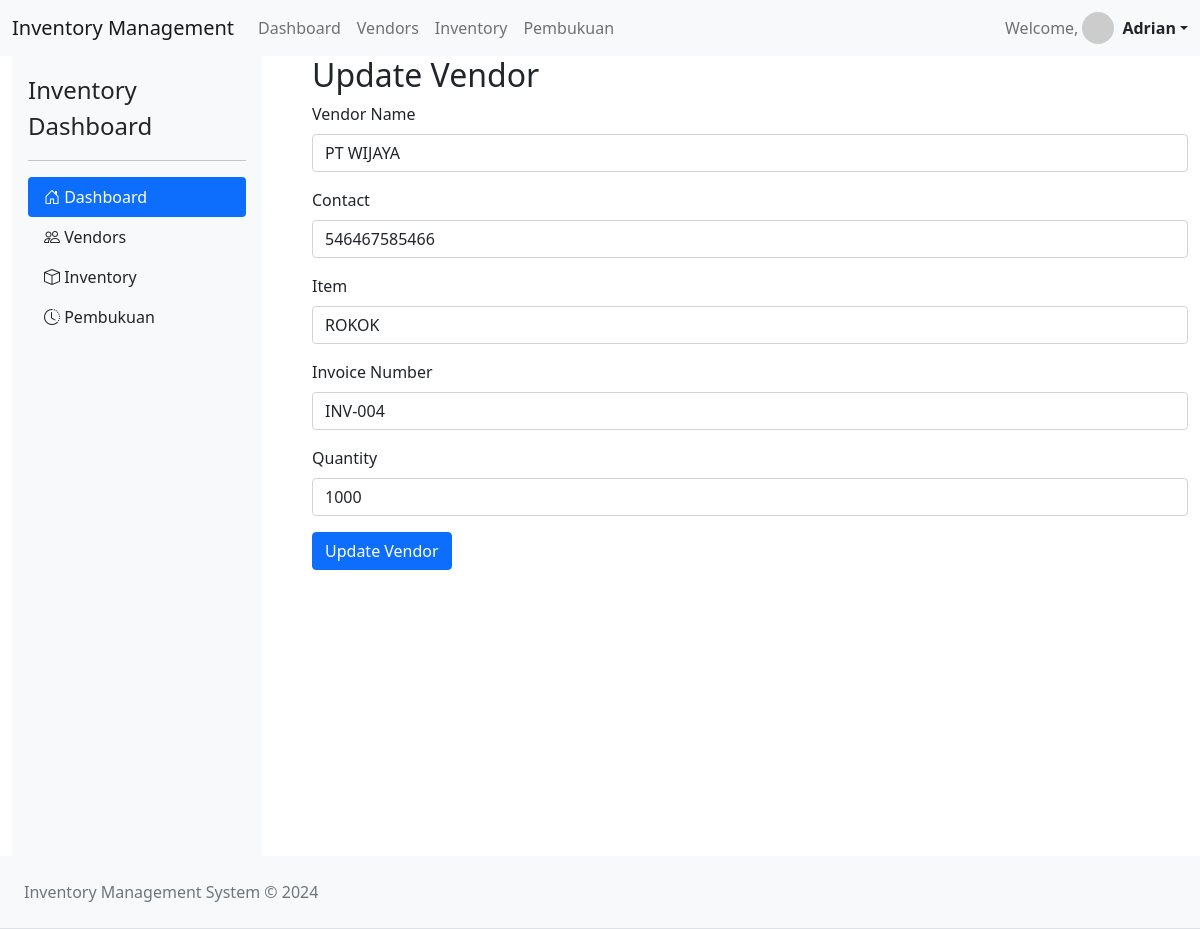
/pages/edit_vendors.php?edit=11 (signed in), run on the app's committed database.
### tables this page shows
CREATE TABLE `vendors` (
  `id` int(11) NOT NULL,
  `name` varchar(100) DEFAULT NULL,
  `contact` varchar(50) DEFAULT NULL,
  `nomor_invoice` varchar(50) DEFAULT NULL,
  `quantity` int(11) DEFAULT 0,
  `item` varchar(100) DEFAULT NULL
);

### database/functions.php (called while the page is built, shortened)
<?php
function getVendorById($id) {
    global $conn;
    $stmt = $conn->prepare("SELECT * FROM vendors WHERE id = ?");
    $stmt->bind_param("i", $id);
    $stmt->execute();
    $result = $stmt->get_result();
    return $result->fetch_assoc();
}

### pages/edit_vendors.php (the view, shortened to what this page needs)
<?php
include '../include/header.php';
include '../database/koneksi.php';
include '../database/functions.php';
if (isset($_GET['edit'])) {
    $vendor_id = $_GET['edit'];
    $vendor = getVendorById($vendor_id);
} else {
    header('Location: vendors.php');
    exit();
}
?>
<div class="container-fluid">
    <div class="row">
        <div class="col-3">
            <?php include '../include/sidebar.php'; ?>
        </div>
        <div class="col-9">
        <h2>Update Vendor</h2>
            <form method="POST" action="edit.php">
                <div class="mb-3">
                    <label for="name" class="form-label">Vendor Name</label>
                    <input type="text" class="form-control" id="name" name="name" value="<?= htmlspecialchars($vendor['name']); ?>" required>
                </div>
                <div class="mb-3">
                    <label for="contact" class="form-label">Contact</label>
                    <input type="text" class="form-control" id="contact" name="contact" value="<?= htmlspecialchars($vendor['contact']); ?>" required>
                </div>
                <div class="mb-3">
                    <label for="item" class="form-label">Item</label>
                    <input type="text" class="form-control" id="item" name="item" value="<?= htmlspecialchars($vendor['item']); ?>" required>
                </div>
                <div class="mb-3">
                    <label for="nomor_invoice" class="form-label">Invoice Number</label>
                    <input type="text" class="form-control" id="nomor_invoice" name="nomor_invoice" value="<?= htmlspecialchars($vendor['nomor_invoice']); ?>" required>
                </div>
                <div class="mb-3">
                    <label for="quantity" class="form-label">Quantity</label>
                    <input type="number" class="form-control" id="quantity" name="quantity" value="<?= htmlspecialchars($vendor['quantity']); ?>" required>
                </div>
                <button type="submit" name="update" class="btn btn-primary">Update Vendor</button>
            </form>
        </div>
    </div>
</div>
<?php include '../include/footer.php'; ?>

### data on the page
vendors: name "PT WIJAYA", contact "546467585466", item "ROKOK", nomor_invoice "INV-004", quantity "1000"

### other printed values
$_SESSION['admin_name'] "Adrian"
